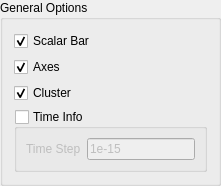
                                       <widget class="QGroupBox" name="GenOptBox">
                                          <property name="enabled">
                                             <bool>true</bool>
                                          </property>
                                          <property name="statusTip">
                                             <string>General visualization options</string>
                                          </property>
                                          <property name="whatsThis">
                                             <string>General visualization options</string>
                                          </property>
                                          <property name="title">
                                             <string>General Options</string>
                                          </property>
                                          <layout class="QVBoxLayout" name="GenOptLayout">
                                             <item>
                                                <widget class="QCheckBox" name="ScalarBarCheck">
                                                   <property name="toolTip">
                                                      <string>Turn on/off the scalar bar widget</string>
                                                   </property>
                                                   <property name="statusTip">
                                                      <string>Turn on/off the scalar bar widget</string>
                                                   </property>
                                                   <property name="whatsThis">
                                                      <string>Turn on/off the scalar bar widget</string>
                                                   </property>
                                                   <property name="text">
                                                      <string>Scalar Bar</string>
                                                   </property>
                                                   <property name="checked">
                                                      <bool>true</bool>
                                                   </property>
                                                </widget>
                                             </item>
                                             <item>
                                                <widget class="QCheckBox" name="AxesCheck">
                                                   <property name="toolTip">
                                                      <string>Turn on/off the axes widget</string>
                                                   </property>
                                                   <property name="statusTip">
                                                      <string>Turn on/off the axes widget</string>
                                                   </property>
                                                   <property name="whatsThis">
                                                      <string>Turn on/off the axes widget</string>
                                                   </property>
                                                   <property name="text">
                                                      <string>Axes</string>
                                                   </property>
                                                   <property name="checked">
                                                      <bool>true</bool>
                                                   </property>
                                                </widget>
                                             </item>
                                             <item>
                                                <widget class="QCheckBox" name="ClusBox">
                                                   <property name="toolTip">
                                                      <string>Enable/Disable the visualization of the cluster</string>
                                                   </property>
                                                   <property name="statusTip">
                                                      <string>Enable/Disable the visualization of the cluster</string>
                                                   </property>
                                                   <property name="whatsThis">
                                                      <string>Enable/Disable the visualization of the cluster</string>
                                                   </property>
                                                   <property name="text">
                                                      <string>Cluster</string>
                                                   </property>
                                                   <property name="checked">
                                                      <bool>true</bool>
                                                   </property>
                                                </widget>
                                             </item>
                                             <item>
                                                <widget class="QGroupBox" name="TimeStepBox">
                                                   <property name="toolTip">
                                                      <string>Time step of the simulation in seconds</string>
                                                   </property>
                                                   <property name="statusTip">
                                                      <string>Time step of the simulation in seconds</string>
                                                   </property>
                                                   <property name="whatsThis">
                                                      <string>Input for the display of the time step of the simulation in seconds</string>
                                                   </property>
                                                   <property name="title">
                                                      <string>Time Info</string>
                                                   </property>
                                                   <property name="checkable">
                                                      <bool>true</bool>
                                                   </property>
                                                   <property name="checked">
                                                      <bool>false</bool>
                                                   </property>
                                                   <layout class="QHBoxLayout" name="TimeStepLayout">
                                                      <item>
                                                         <widget class="QLabel" name="TimeStepLabel">
                                                            <property name="text">
                                                               <string>Time Step</string>
                                                            </property>
                                                         </widget>
                                                      </item>
                                                      <item>
                                                         <widget class="QLineEdit" name="TimeStepLineEdit">
                                                            <property name="toolTip">
                                                               <string>Write up the time step of the simulation</string>
                                                            </property>
                                                            <property name="statusTip">
                                                               <string>Write up the time step of the simulation</string>
                                                            </property>
                                                            <property name="whatsThis">
                                                               <string>Write up the time step of the simulation</string>
                                                            </property>
                                                            <property name="inputMask">
                                                               <string extracomment="Time step in seconds">1e-15</string>
                                                            </property>
                                                            <property name="text">
                                                               <string>1e-15</string>
                                                            </property>
                                                            <property name="placeholderText">
                                                               <string>1e-15</string>
                                                            </property>
                                                         </widget>
                                                      </item>
                                                   </layout>
                                                </widget>
                                             </item>
                                          </layout>
                                       </widget>
